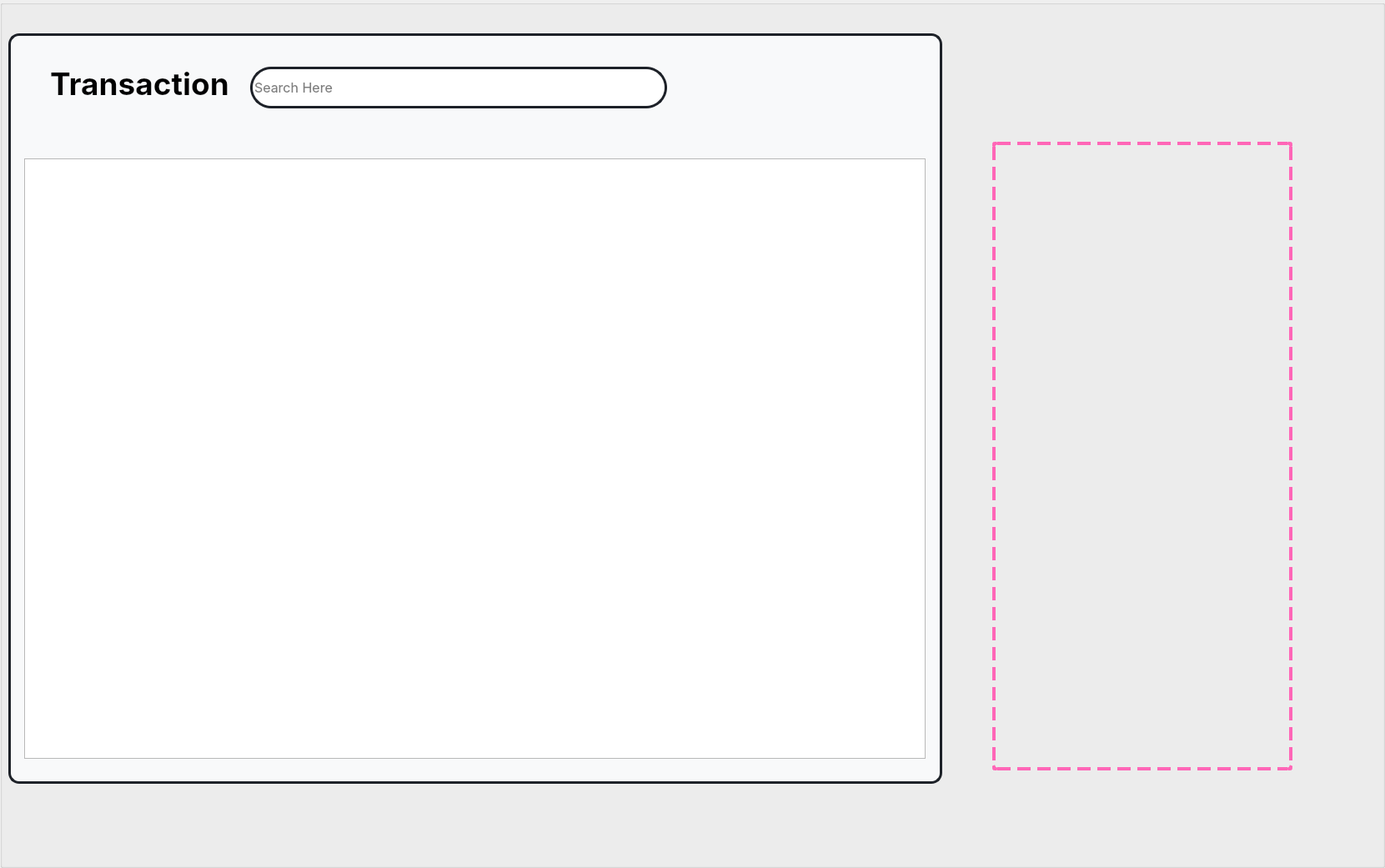
<?xml version="1.0" encoding="UTF-8"?>
<ui version="4.0">
 <class>admin_history</class>
 <widget class="QWidget" name="admin_history">
  <property name="geometry">
   <rect>
    <x>0</x>
    <y>0</y>
    <width>1661</width>
    <height>1041</height>
   </rect>
  </property>
  <property name="windowTitle">
   <string>Form</string>
  </property>
  <property name="layoutDirection">
   <enum>Qt::LeftToRight</enum>
  </property>
  <property name="autoFillBackground">
   <bool>false</bool>
  </property>
  <property name="styleSheet">
   <string notr="true">QWidget#cashier_dashboard {
	background: #FEFEFE;
}</string>
  </property>
  <widget class="QGroupBox" name="admin_MainContainer">
   <property name="geometry">
    <rect>
     <x>0</x>
     <y>0</y>
     <width>1661</width>
     <height>1041</height>
    </rect>
   </property>
   <property name="styleSheet">
    <string notr="true">QGroupBox#admin_MainContainer{
	background: #rgba(255,255,255,0.5);
}</string>
   </property>
   <property name="title">
    <string/>
   </property>
   <widget class="QGroupBox" name="gb_container">
    <property name="geometry">
     <rect>
      <x>10</x>
      <y>40</y>
      <width>1120</width>
      <height>900</height>
     </rect>
    </property>
    <property name="styleSheet">
     <string notr="true">QGroupBox {
	background: rgba(248,249,250, 1);
	border: 3px solid rgba(29,33,40, 1);
	border-radius:13px;
}</string>
    </property>
    <property name="title">
     <string/>
    </property>
    <widget class="QTableView" name="tv_history">
     <property name="geometry">
      <rect>
       <x>19</x>
       <y>150</y>
       <width>1081</width>
       <height>720</height>
      </rect>
     </property>
     <property name="frameShadow">
      <enum>QFrame::Raised</enum>
     </property>
     <property name="horizontalScrollBarPolicy">
      <enum>Qt::ScrollBarAlwaysOff</enum>
     </property>
     <property name="defaultDropAction">
      <enum>Qt::IgnoreAction</enum>
     </property>
     <property name="alternatingRowColors">
      <bool>false</bool>
     </property>
     <property name="selectionMode">
      <enum>QAbstractItemView::SingleSelection</enum>
     </property>
     <property name="selectionBehavior">
      <enum>QAbstractItemView::SelectRows</enum>
     </property>
     <property name="textElideMode">
      <enum>Qt::ElideMiddle</enum>
     </property>
     <property name="showGrid">
      <bool>false</bool>
     </property>
     <property name="sortingEnabled">
      <bool>true</bool>
     </property>
     <attribute name="horizontalHeaderMinimumSectionSize">
      <number>0</number>
     </attribute>
     <attribute name="horizontalHeaderDefaultSectionSize">
      <number>300</number>
     </attribute>
    </widget>
    <widget class="QLabel" name="lb_transaction">
     <property name="geometry">
      <rect>
       <x>50</x>
       <y>40</y>
       <width>221</width>
       <height>41</height>
      </rect>
     </property>
     <property name="font">
      <font>
       <family>Inter</family>
       <pointsize>28</pointsize>
       <bold>true</bold>
      </font>
     </property>
     <property name="text">
      <string>Transaction</string>
     </property>
    </widget>
    <widget class="QLineEdit" name="le_sort">
     <property name="geometry">
      <rect>
       <x>290</x>
       <y>40</y>
       <width>500</width>
       <height>50</height>
      </rect>
     </property>
     <property name="font">
      <font>
       <family>Inter</family>
       <pointsize>12</pointsize>
      </font>
     </property>
     <property name="styleSheet">
      <string notr="true">QLineEdit {
	background: rgba(255,255,255,1); /* white */
  border-radius: 25px; 
  border-width: 3px; 
  border-color: rgba(29,33,40,1); /* neutral-800 */
  border-style: solid; 
}</string>
     </property>
     <property name="text">
      <string/>
     </property>
     <property name="alignment">
      <set>Qt::AlignLeading|Qt::AlignLeft|Qt::AlignVCenter</set>
     </property>
     <property name="placeholderText">
      <string>Search Here</string>
     </property>
     <property name="cursorMoveStyle">
      <enum>Qt::VisualMoveStyle</enum>
     </property>
    </widget>
   </widget>
   <widget class="QWidget" name="receipt_placeholder" native="true">
    <property name="geometry">
     <rect>
      <x>1190</x>
      <y>170</y>
      <width>360</width>
      <height>754</height>
     </rect>
    </property>
    <property name="styleSheet">
     <string notr="true">QWidget#receipt_placeholder {
	border: 4px dashed rgba(255,102,183,1);
	border-radius: 4px;
}</string>
    </property>
   </widget>
  </widget>
 </widget>
 <resources/>
 <connections/>
</ui>
